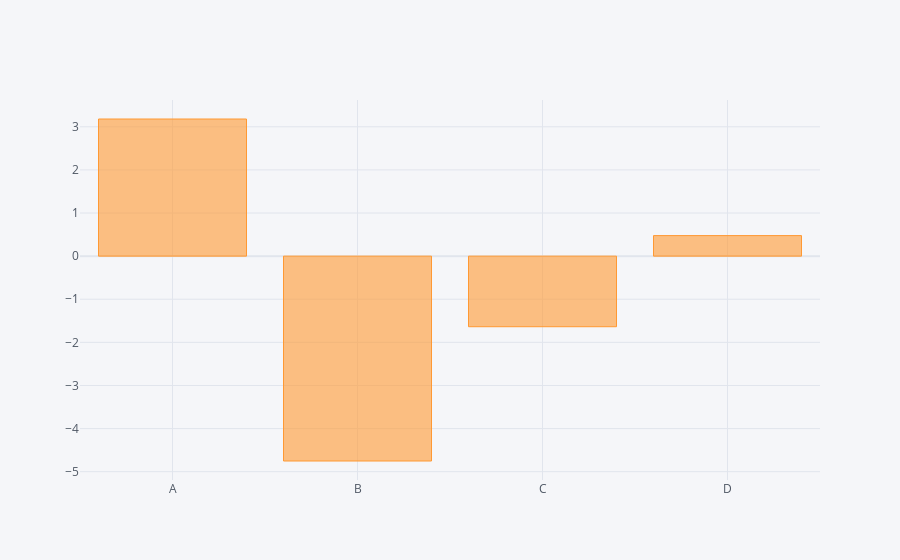

Notebook code cell kept with this figure:
### Code cell
df.sum().iplot(kind='bar')

### Figure 1 — Plotly figure (JSON) as saved in the notebook; plotly's stock layout.template omitted (floating-point values rounded to 4 significant figures)
{"data": [{"marker": {"color": "rgba(255, 153, 51, 0.6)", "line": {"color": "rgba(255, 153, 51, 1.0)", "width": 1}}, "name": "None", "orientation": "v", "text": "", "type": "bar", "x": ["A", "B", "C", "D"], "y": [3.181, -4.752, -1.637, 0.4763]}], "layout": {"legend": {"bgcolor": "#F5F6F9", "font": {"color": "#4D5663"}}, "paper_bgcolor": "#F5F6F9", "plot_bgcolor": "#F5F6F9", "title": {"font": {"color": "#4D5663"}}, "xaxis": {"gridcolor": "#E1E5ED", "showgrid": true, "tickfont": {"color": "#4D5663"}, "title": {"font": {"color": "#4D5663"}, "text": ""}, "zerolinecolor": "#E1E5ED"}, "yaxis": {"gridcolor": "#E1E5ED", "showgrid": true, "tickfont": {"color": "#4D5663"}, "title": {"font": {"color": "#4D5663"}, "text": ""}, "zerolinecolor": "#E1E5ED"}}}
